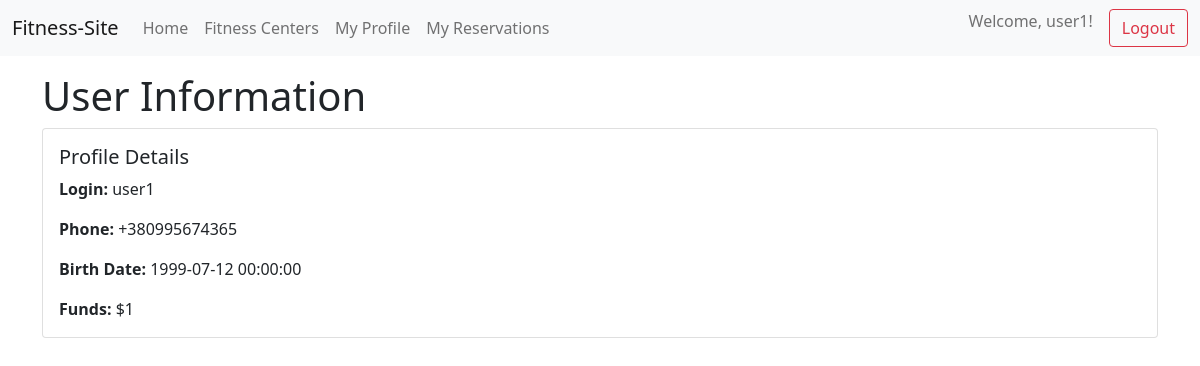
/user (signed in), run on the app's committed database.
### models.py (models this page shows, shortened)
class User(Base):
    __tablename__ = 'user'
    id = Column(Integer, primary_key=True, autoincrement=True)
    login = Column(String(50), unique=True, nullable=False)
    password = Column(String(50), nullable=False)
    birth_date = Column(DateTime, default='1940-01-01', nullable=False)
    phone = Column(String(50), nullable=False)
    funds = Column(Integer, default=0, nullable=False)
    resources = relationship("Resources", back_populates="user")
    reservation = relationship("Reservation", back_populates="user")
    rating = relationship("Rating", back_populates="user")

### main.py (the view)
@app.route('/user', methods=['GET', 'POST'])
@login_required
def user_info():
    user_id = session.get('user_id')
    if request.method == 'GET':
        user = db_session.query(User).filter(User.id == user_id).first()
        if user:
            return render_template('user_info.html', user_info=user, user_login=session.get('user_login'))
        else:
            return render_template('error.html', error_message="User not found!", user_login=session.get('user_login'))
    if request.method == 'POST':
        return 'Change user info'

### database.py (called while the page is built)
def shutdown_session(exception=None):
    db_session.remove()

### main.py (called while the page is built)
@app.teardown_appcontext
def cleanup(exception=None):
    shutdown_session()

def login_required(func):
    @wraps(func)
    def wr1(*args, **kwargs):
        if session.get('user_id') is None:
            return redirect('/login')
        results = func(*args, **kwargs)
        return results
    return wr1

### templates/user_info.html
{% extends 'base.html' %}
{% block content %}
<h1>User Information</h1>
<div class="card">
  <div class="card-body">
    <h5 class="card-title">Profile Details</h5>
    <p class="card-text">
        <strong>Login:</strong> {{ user_info.login }}
    </p>
    <p class="card-text">
        <strong>Phone:</strong> {{ user_info.phone }}
    </p>
    <p class="card-text">
        <strong>Birth Date:</strong> {{ user_info.birth_date }}
    </p>
    <p class="card-text">
        <strong>Funds:</strong> ${{ user_info.funds }}
    </p>
  </div>
</div>
{% endblock %}

### templates/base.html (shortened to what this page needs)
<!DOCTYPE html>
<html lang="en">
<head>
    <link href="https://cdn.jsdelivr.net/npm/bootstrap@5.1.3/dist/css/bootstrap.min.css" rel="stylesheet">
</head>
<body>
    <nav class="navbar navbar-expand-lg navbar-light bg-light">
        <div class="container-fluid">
            <a class="navbar-brand" href="/">Fitness-Site</a>
            <div class="collapse navbar-collapse" id="navbarNav">
                <ul class="navbar-nav me-auto mb-2 mb-lg-0">
                    <li class="nav-item">
                        <a class="nav-link" href="/">Home</a>
                    </li>
                    <li class="nav-item">
                        <a class="nav-link" href="/fitness_centers">Fitness Centers</a>
                    </li>
                    {% if user_login %}
                    <li class="nav-item"><a class="nav-link" href="/user">My Profile</a></li>
                    <li class="nav-item"><a class="nav-link" href="/user/reservations">My Reservations</a></li>
                    {% endif %}
                </ul>
                <ul class="navbar-nav ms-auto">
                    {% if not user_login %}
                    <li class="nav-item"><button class="btn btn-outline-success me-2" type="button" onclick="location.href='/login'">Login</button></li>
                    <li class="nav-item"><button class="btn btn-outline-primary" type="button" onclick="location.href='/register'">Register</button></li>
                    {% else %}
                    <li class="nav-item"><span class="navbar-text">Welcome, {{ user_login }}!</span></li>
                    <li class="nav-item"><button class="btn btn-outline-danger ms-3" type="button" onclick="location.href='/logout'">Logout</button></li>
                    {% endif %}
                </ul>
            </div>
        </div>
    </nav>
    <div class="container mt-3">
        {% block content %}{% endblock %}
    </div>
</body>
</html>

### data on the page
User: login "user1", phone "+380995674365", birth_date "1999-07-12 00:00:00", funds "1"
